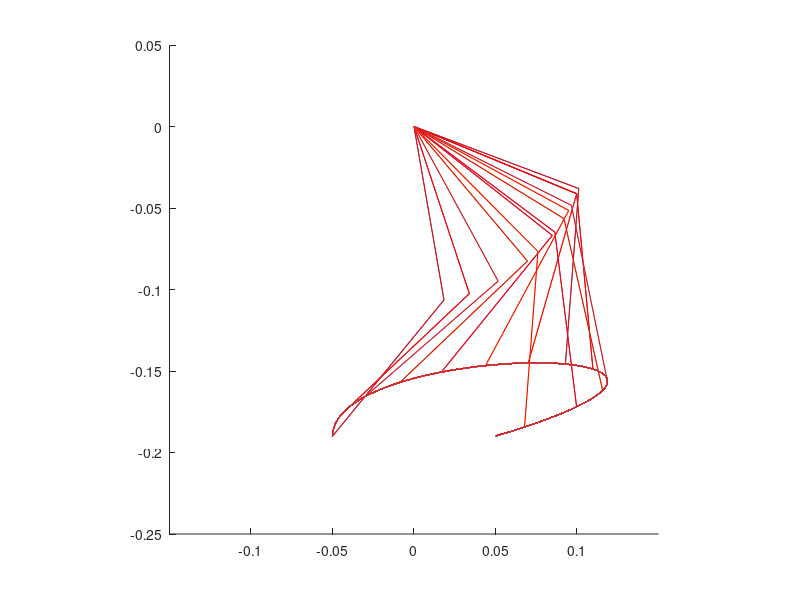

Here is the MATLAB script that generated this plot:
clear;
clf;

%parameter
height = 0.19 % (m)
stroke = 0.10 % (m)
motor_velocity = 4.81; % (rad/s) 46rpm
l1 = 0.108; % (m) length of link
l2 = 0.108;
ratio = 0.1; % display
P = [0, 0; 0, 0.06; stroke+0.2, 0.06; stroke, 0.0];
period = 0.62; % (s)

%parameter low
%stroke = 0.10 % (m)
%P = [0, 0; 0, 0.06; 0.17, 0.06; stroke, 0.0];

function [t1, t2] = inverse_kinematics(x, y, l1, l2)
  l = sqrt(x^2+y^2);
  t1 = t2 = 0;
  if (l <= (l1+l2))
    t1 = atan2(y,x) + acos((l1^2+l^2-l2^2)/(2*l2*l));
    t2 = pi + acos((l1^2+l2^2-l^2)/(2*l1*l2)) + t1;
  endif
endfunction

function [x, y] = bezier(P, t)
  B =[(1-t)^3, 3*t*(1-t)^2, 3*t^2*(1-t), t^3];
  X = B * P;
  x = X(1);
  y = X(2);
endfunction

function [xd, yd] = bezier_d(P, t)
  Bd =[-3*(1-t)^2, 3*(1-t)^2-6*t*(1-t), 6*t*(1-t)-3*t^2, 3*t^2];
  Xd = Bd * P;
  xd = Xd(1);
  yd = Xd(2);
endfunction

xr = -stroke/2;
yr = -height;
[t1r, t2r] = inverse_kinematics(xr, yr, l1, l2);

i = 0;
dt = 0.01;
for t = 0.0: dt/period: period/period
  [xt, yt] = bezier(P, t);
  x = xt - stroke/2;
  y = yt - height;

  [t1, t2] = inverse_kinematics(x, y, l1, l2);
  t1r = t1r + max([min([t1 - t1r, motor_velocity * dt]), -motor_velocity * dt]);
  t2r = t2r + max([min([t2 - t2r, motor_velocity * dt]), -motor_velocity * dt]);

  if (t1 != 0 || t2 != 0)
    i = i + 1;
    x1 = l1 * cos(t1);
    y1 = l1 * sin(t1);
    x2 = l1 * cos(t2) + x1;
    y2 = l1 * sin(t2) + y1;
    arm_x(i,:) = [0 x1 x2];
    arm_y(i,:) = [0 y1 y2];
    xdp(i) = x2;
    ydp(i) = y2;
    x1r = l1 * cos(t1r);
    y1r = l1 * sin(t1r);
    x2r = l2 * cos(t2r) + x1r;
    y2r = l2 * sin(t2r) + y1r;
    arm_xr(i,:) = [0 x1r x2r];
    arm_yr(i,:) = [0 y1r y2r];
    xdpr(i) = x2r;
    ydpr(i) = y2r;
  endif
endfor

hold on;
axis([-0.15,0.15,-0.25,0.05],"square");
for n = 1:i
  if (mod(n - 1, 5) == 0)
    plot(arm_x(n,:), arm_y(n,:));
    plot(arm_xr(n,:), arm_yr(n,:), "r");
  endif
  plot(xdp, ydp);
  plot(xdpr, ydpr, "r");
end
hold off;

